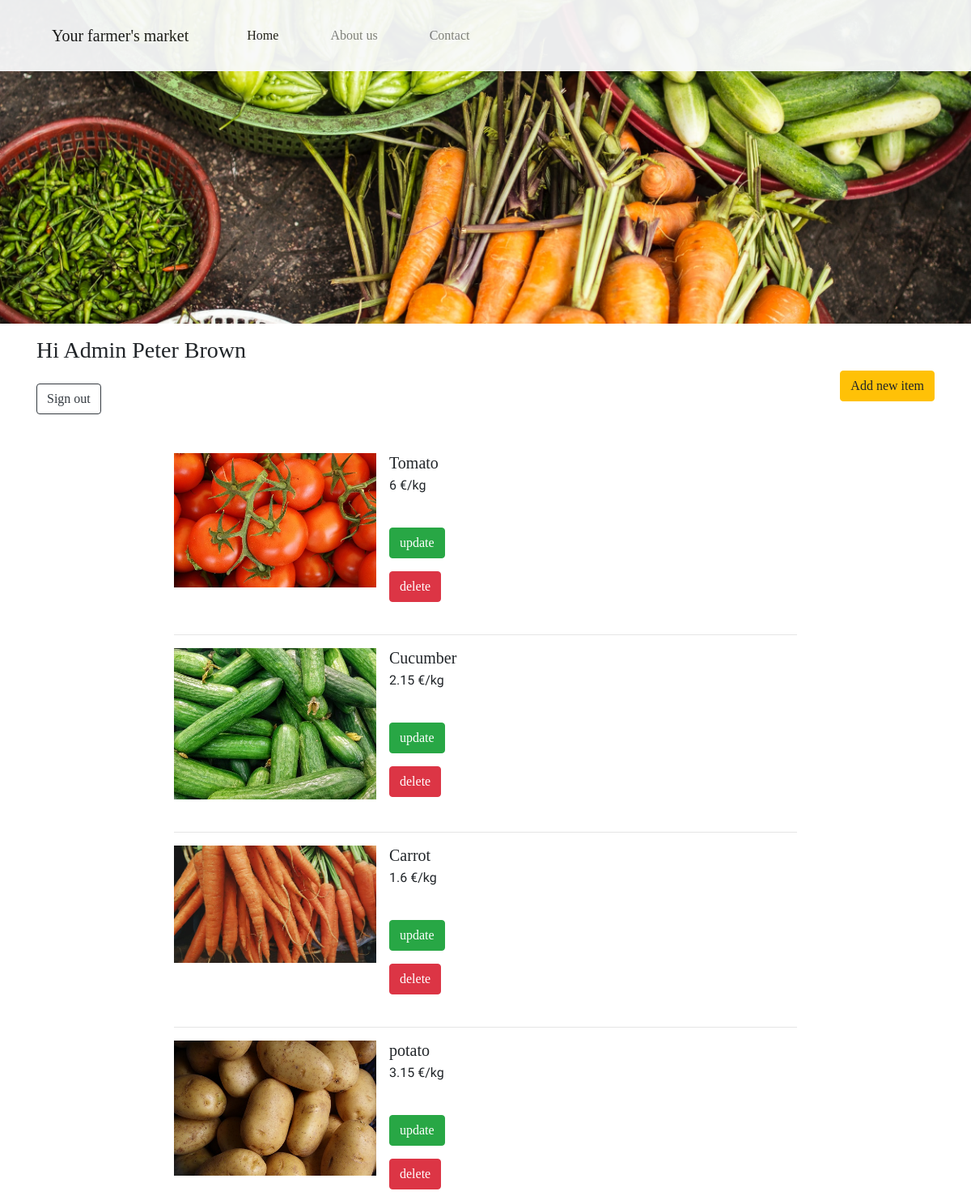
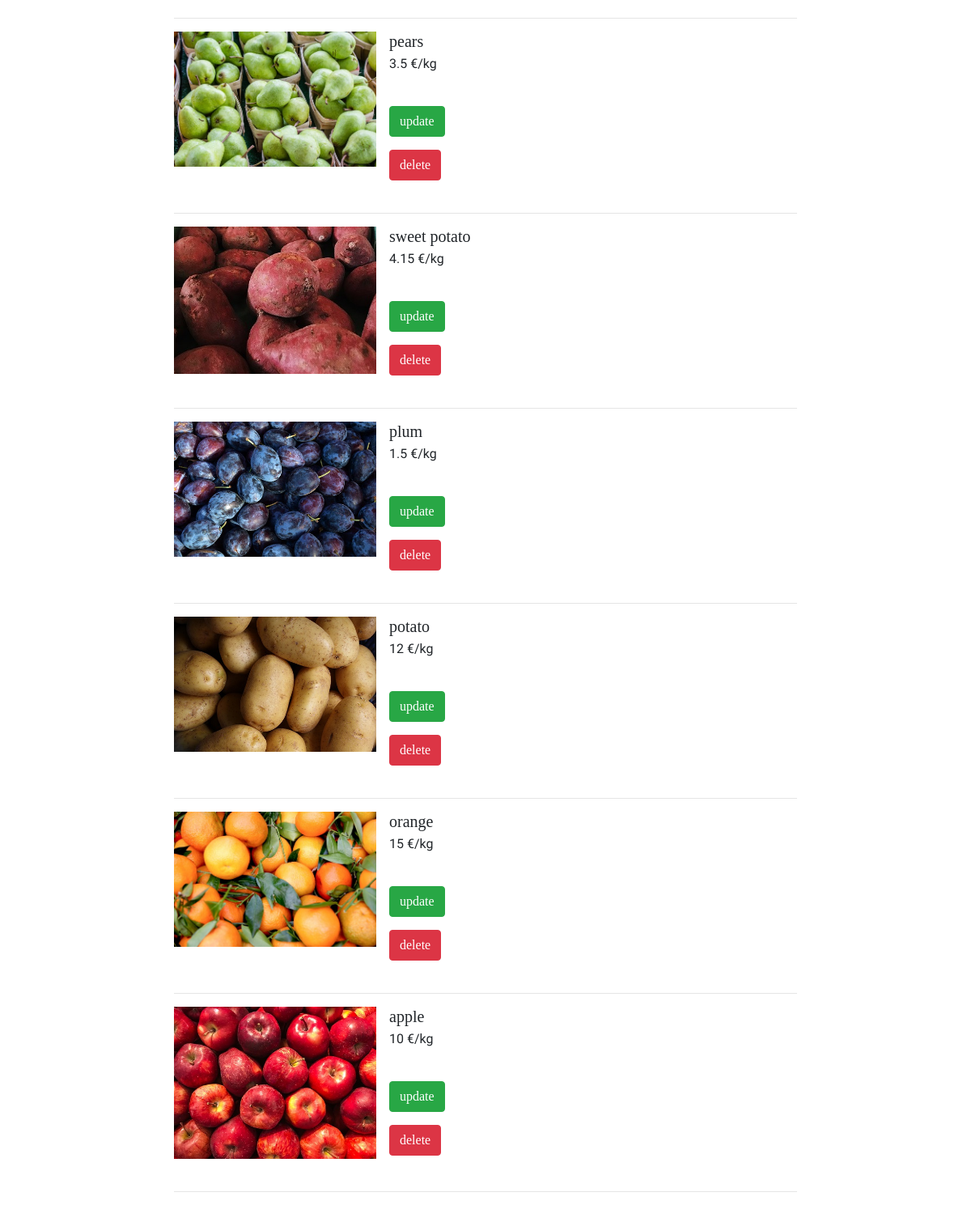
Screenshot of /admin.php (signed in) with the database file from the repository (2 pictures, top to bottom).
### tables this page shows
CREATE TABLE `user` (
  `id` int(11) NOT NULL,
  `first_name` varchar(75) DEFAULT NULL,
  `last_name` varchar(75) DEFAULT NULL,
  `email` varchar(255) DEFAULT NULL,
  `password` varchar(255) DEFAULT NULL,
  `status` enum('user','admin') DEFAULT 'user',
  `fk_item_id` int(11) DEFAULT NULL
);

CREATE TABLE `item` (
  `item_id` int(11) NOT NULL,
  `image` varchar(255) NOT NULL DEFAULT 'NULL',
  `name` varchar(100) DEFAULT NULL,
  `price` float DEFAULT NULL,
  `quantity` int(11) DEFAULT NULL
);

### admin.php (the view, shortened to what this page needs)
<?php
require_once 'dbconnect.php';
$res=mysqli_query($conn, "SELECT * FROM user WHERE id=".$_SESSION['admin']);
$userRow=mysqli_fetch_array($res, MYSQLI_ASSOC);
?>
<!DOCTYPE html>
<html>
<head>
	<link rel="stylesheet" type="text/css" href="style.css">
	<link rel="stylesheet" href="https://stackpath.bootstrapcdn.com/bootstrap/4.3.1/css/bootstrap.min.css">
</head>
<body>
	<header>
   	<nav class="navbar fixed-top navbar-expand-lg navbar-light bg-light">
   		<a class="navbar-brand pl-5 my-3" href="index.php">Your farmer's market</a>
   		<div class="collapse navbar-collapse" id="navbarNav">
   			<ul class="navbar-nav">
   				<li class="nav-item active pl-5">
       				<a class="nav-link" href="index.php">Home<span class="sr-only">(current)</span></a>
      			</li>
      			<li class="nav-item pl-5">
        			<a class="nav-link" href="#">About us</a>
      			</li>
      			<li class="nav-item pl-5">
        			<a class="nav-link" href="#">Contact</a>
      			</li>
   			</ul>
   		</div>
   	</nav>
   </header>
	<div class="container mt-3">
		<h3>Hi Admin <?php echo $userRow['first_name'].' '.$userRow['last_name']; ?></h3>
		<a href="logout.php?logout" class='mt-3 btn btn-outline-dark'>Sign out</a>
		<a href='create.php'class='btn btn-warning float-right'>Add new item</a>
	</div>
	<ul class="col-8 mt-5 mx-auto list-unstyled">
	<?php
	require_once "dbconnect.php";
	$sql = "SELECT * FROM item";
	$result = mysqli_query($conn, $sql);
	if($result->num_rows == 0){
		$row = "No result";
		$res = 0;
	} elseif($result->num_rows == 1){
		$row = $result->fetch_assoc();
		$res = 1;
	} else{
		$row = $result->fetch_all(MYSQLI_ASSOC);
		$res = 2;
	}
	if($res == 0){
		echo $row;
	}elseif($res == 1){
		echo $row["name"]." ". $row["price"]. " " .$row["image"];
	}else{
		foreach ($row as $value) {
			echo "<li class='media mt-2'>
			<img class='mr-3' width='250px' src='".$value["image"]."'>
			<div class='media-body'>
      			<h5 class='mt-0 mb-1'>" .$value["name"]."</h5>
      			<p>". $value["price"]." €/kg</p>
      		<a href='update.php?id=".$value["item_id"]."'><button type='button' class='btn btn-success mb-3 mt-4'>update</button></a><br>
      		<a href='delete.php?id=".$value["item_id"]."'><button type='button' class='btn btn-danger'>delete</button></a><br>
      		</div>
      	</li><br><hr/>";
		}
	}
?>
	</ul>
</body>
</html>

### style.css (style rules this page uses)
* { padding: 0; margin: 0; font-family: 'Cinzel', serif; }
.navbar { opacity: 0.95; }
p { font-family: 'Pontano Sans', sans-serif; }
header { background: url('img/3.jpg') no-repeat 60% 40%; background-size: cover; height: 400px; margin-bottom: 0 !important; }

### rows the page displays
user: first_name "Peter", last_name "Brown"
item: image (picture), name "Tomato", price "6"
item: image (picture), name "Cucumber", price "2.15"
item: image (picture), name "Carrot", price "1.6"
item: image (picture), name "potato", price "3.15"
item: image (picture), name "pears", price "3.5"
item: image (picture), name "sweet potato", price "4.15"
item: image (picture), name "plum", price "1.5"
item: image (picture), name "potato", price "12"
item: image (picture), name "orange", price "15"
item: image (picture), name "apple", price "10"
